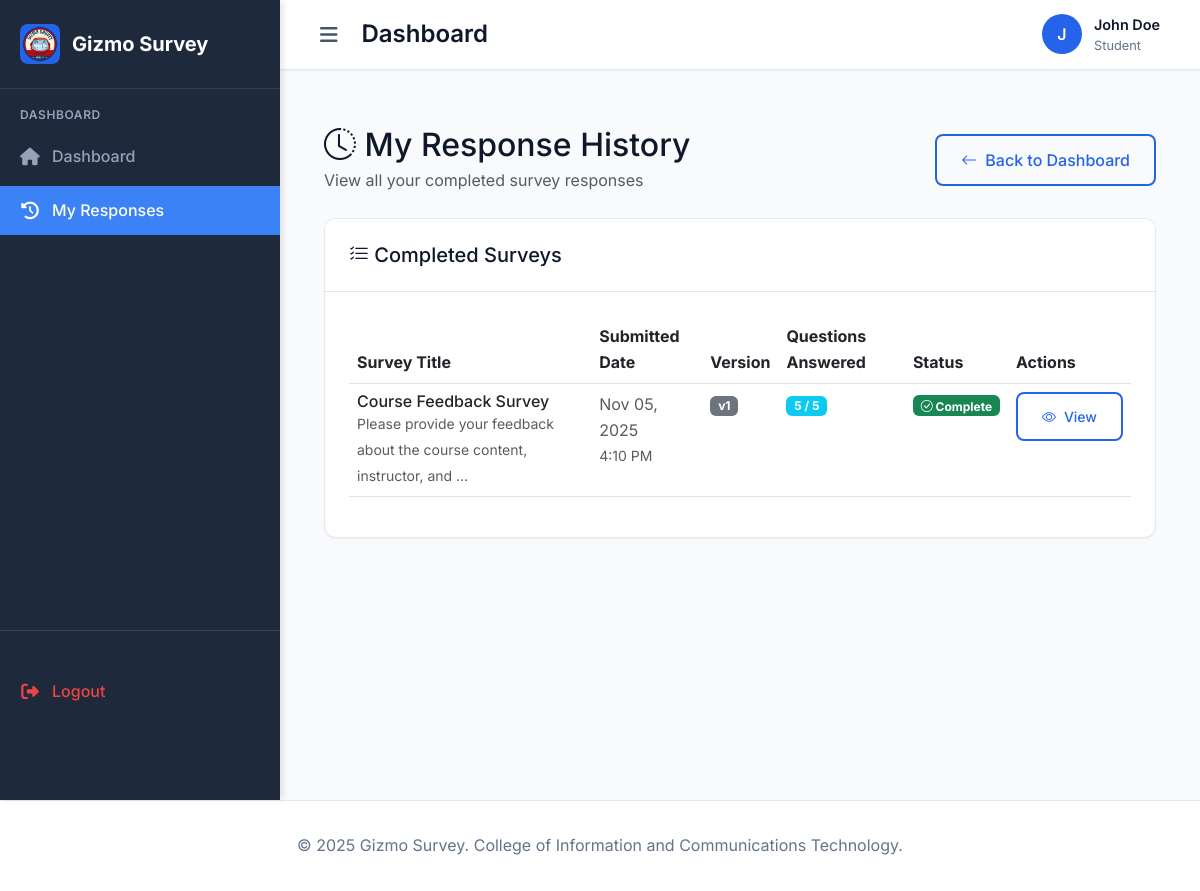
The app's page /student/history/ (signed in), older data.
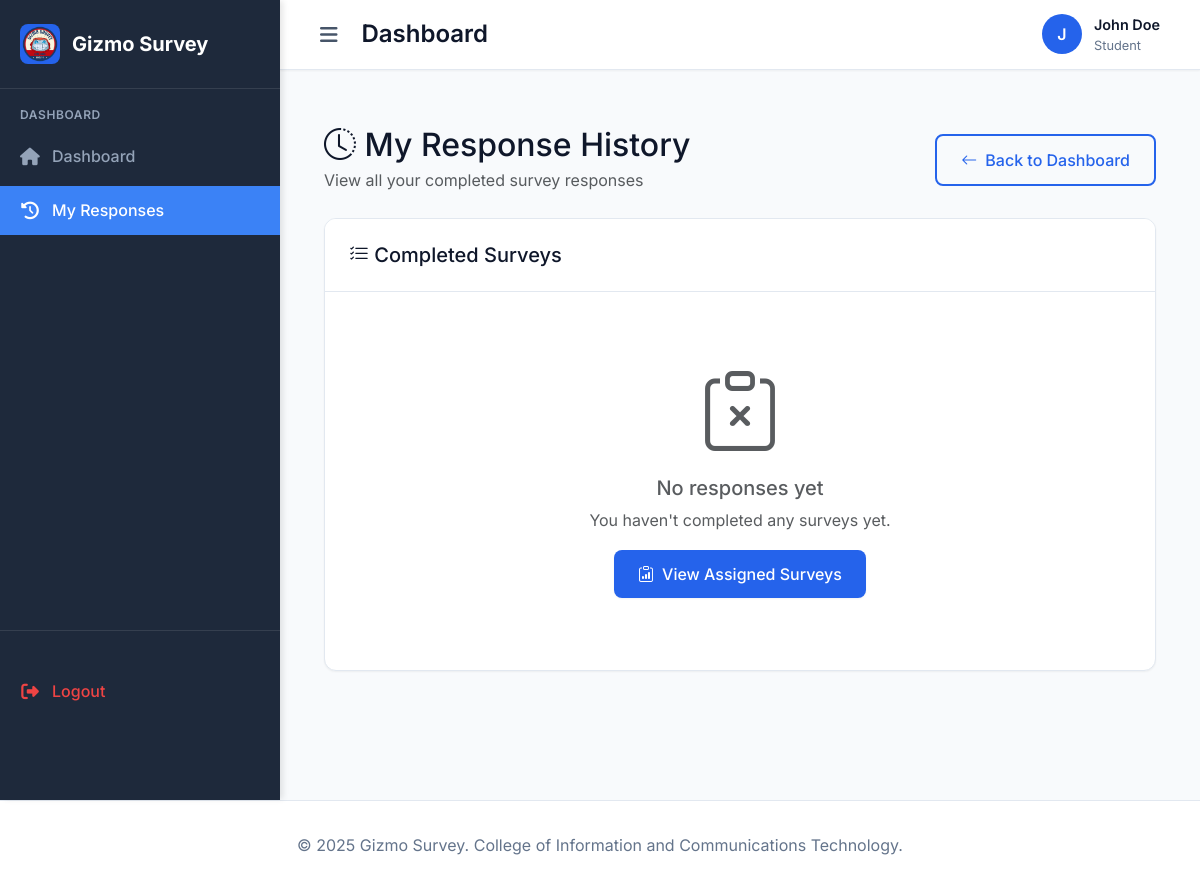
The same page, newer data.
### myapp/models.py (models this page shows, shortened)
class SurveyResponse(models.Model):
    survey = models.ForeignKey(Survey, on_delete=models.CASCADE, related_name='responses')
    student = models.ForeignKey(User, on_delete=models.CASCADE, related_name='survey_responses')
    submitted_at = models.DateTimeField(auto_now_add=True)
    is_complete = models.BooleanField(default=True)
    survey_version = models.PositiveIntegerField(default=1, help_text="Version of survey when response was submitted")
    class Meta:
        ordering = ['-submitted_at']

class Survey(models.Model):
    title = models.CharField(max_length=200)
    description = models.TextField(blank=True)
    created_by = models.ForeignKey(User, on_delete=models.CASCADE, related_name='created_surveys')
    sections = models.ManyToManyField(Section, related_name='surveys')
    is_active = models.BooleanField(default=True)
    created_at = models.DateTimeField(auto_now_add=True)
    updated_at = models.DateTimeField(auto_now=True)
    due_date = models.DateTimeField(null=True, blank=True)
    version = models.PositiveIntegerField(default=1, help_text="Incremented when survey is edited")
    class Meta:
        ordering = ['-created_at']

### myapp/views.py (the view)
# urls.py: path('student/history/', views.student_history, name='student_history'),
@login_required
def student_history(request):
    profile = UserProfile.objects.get(user=request.user)
    if profile.role != 'student':
        messages.error(request, 'Access denied. Student access required.')
        return redirect('home')
    if not profile.is_active:
        messages.error(request, 'Your account has been deactivated. Please contact your teacher.')
        return redirect('home')
    responses = SurveyResponse.objects.filter(student=request.user).order_by('-submitted_at')
    for response in responses:
        response.original_question_count = response.answers.count()
    paginator = Paginator(responses, 10)
    page_number = request.GET.get('page')
    page_obj = paginator.get_page(page_number)
    context = {
        'page_obj': page_obj,
        'profile': profile,
    }
    return render(request, 'myapp/student_history.html', context)

### myapp/templates/myapp/student_history.html (shortened to what the changed rows need)
{% extends 'myapp/base.html' %}
{% block content %}
<div class="container-fluid py-4">
    <div class="row">
        <div class="col-12">
            <div class="d-flex justify-content-between align-items-center mb-4">
                <div>
                    <h2 class="mb-1">
                        <i class="bi bi-clock-history"></i> My Response History
                    </h2>
                </div>
            </div>
        </div>
    </div>
    <div class="row">
        <div class="col-12">
            <div class="card">
                <div class="card-body">
                    {% if page_obj %}
                        <div class="table-responsive">
                            <table class="table table-hover">
                                <thead>
                                    <tr>
                                        <th>Survey Title</th>
                                        <th>Submitted Date</th>
                                        <th>Version</th>
                                        <th>Questions Answered</th>
                                        <th>Status</th>
                                        <th>Actions</th>
                                    </tr>
                                </thead>
                                <tbody>
                                    {% for response in page_obj %}
                                        <tr>
                                            <td>
                                                <div>
                                                    <h6 class="mb-0">{{ response.survey.title }}</h6>
                                                    {% if response.survey.description %}
                                                        <small class="text-muted">{{ response.survey.description|truncatewords:10 }}</small>
                                                    {% endif %}
                                                </div>
                                            </td>
                                            <td>
                                                <span class="text-muted">
                                                    {{ response.submitted_at|date:"M d, Y" }}<br>
                                                    <small>{{ response.submitted_at|time:"g:i A" }}</small>
                                                </span>
                                            </td>
                                            <td>
                                                <span class="badge bg-secondary">
                                                    v{{ response.survey_version }}
                                                </span>
                                            </td>
                                            <td>
                                                <span class="badge bg-info">
                                                    {{ response.answers.count }} / {{ response.original_question_count }}
                                                </span>
                                            </td>
                                            <td>
                                                {% if response.is_complete %}
                                                    <span class="badge bg-success">
                                                        <i class="bi bi-check-circle"></i> Complete
                                                    </span>
                                                {% else %}
                                                    <span class="badge bg-warning">
                                                        <i class="bi bi-exclamation-circle"></i> Incomplete
                                                    </span>
                                                {% endif %}
                                            </td>
                                            <td>
                                                <button class="btn btn-outline-primary btn-sm"
                                                        onclick="viewResponse({{ response.id }})">
                                                    <i class="bi bi-eye"></i> View
                                                </button>
                                            </td>
                                        </tr>
                                    {% endfor %}
                                </tbody>
                            </table>
                        </div>
                    {% else %}
                        <div class="text-center py-5">
                            <i class="bi bi-clipboard-x display-1 text-muted"></i>
                            <h5 class="text-muted mt-3">No responses yet</h5>
                            <p class="text-muted">You haven't completed any surveys yet.</p>
                            <a href="{% url 'student_dashboard' %}" class="btn btn-primary">
                                <i class="bi bi-clipboard-data"></i> View Assigned Surveys
                            </a>
                        </div>
                    {% endif %}
                </div>
            </div>
        </div>
    </div>
</div>
{% endblock %}

Row changes from the older to the newer data that the page shows:
removed SurveyResponse: survey "Course Feedback Survey", survey.description "Please provide your feedback about the course content, instructor, and …", submitted_at "Nov 05, 2025", submitted_at "4:10 PM", survey_version "1", answers.count "5", original_question_count "5", is_complete True (drawn)
Text that changed along with them:
text no longer shown: "Survey Title Submitted Date Version Questions Answered Status Actions"
text now shown: "No responses yet You haven't completed any surveys yet. View Assigned Surveys"
